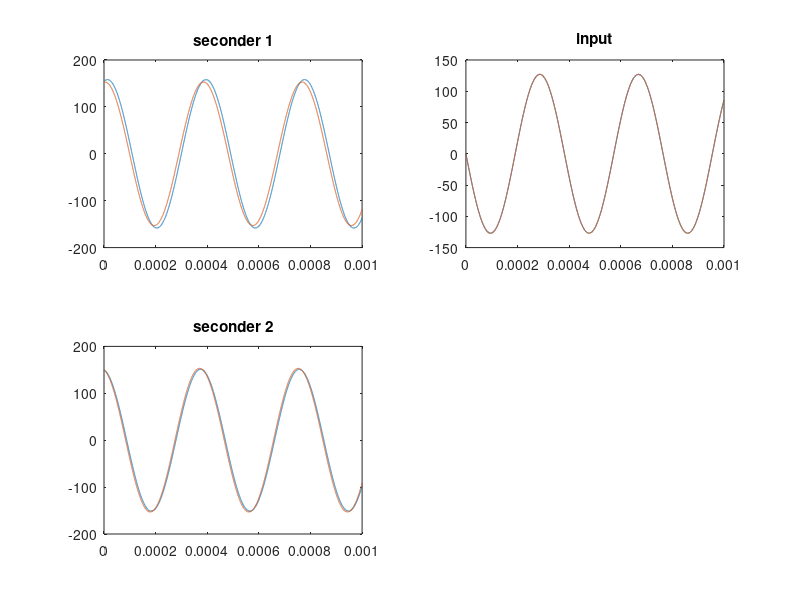

Reproduce this figure in MATLAB.
%% No coupling between secondary
Vin=127;
Ip=7.1475*sqrt(2);
Is1=4.041*sqrt(2);
Is2=1.4371*sqrt(2);
theta=20.76;
alfa=-86.6;
beta=-100.86;
Vout2=106.37*sqrt(2);
Vout1=110.1*sqrt(2);
Vout=(Vout1+Vout2)/2;
w=2*pi*150*1e3;
t=linspace(0,1e-3,10000);
M1=17.89e-6;
M2=16.34e-6;
Ms=13.76e-6;
%%
% ans3=Vin*sin(w*t)-w*M1*Is1
figure();
subplot(2,2,1);
ans=w*M1*Ip*cosd(w*t-theta)+w*Ms*Is2*cosd(w*t-beta);
plot(t,ans,t,Vout*sind(w*t-alfa));
title('seconder 1')
subplot(2,2,2);
ans=w*M1*Is1*cosd(w*t-alfa)+w*M2*Is2*cosd(w*t-beta);
plot(t,ans,t,-Vin*sind(w*t));
title('input')
subplot(2,2,3);
ans=w*M2*Ip*cosd(w*t-theta)+w*Ms*Is1*cosd(w*t-alfa);
plot(t,ans,t,Vout*sind(w*t-beta));
title('seconder 2')
